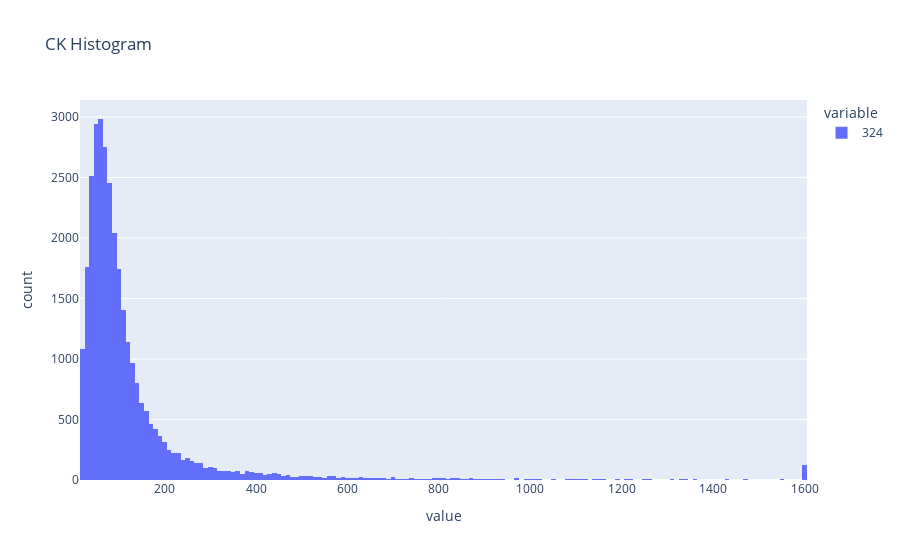
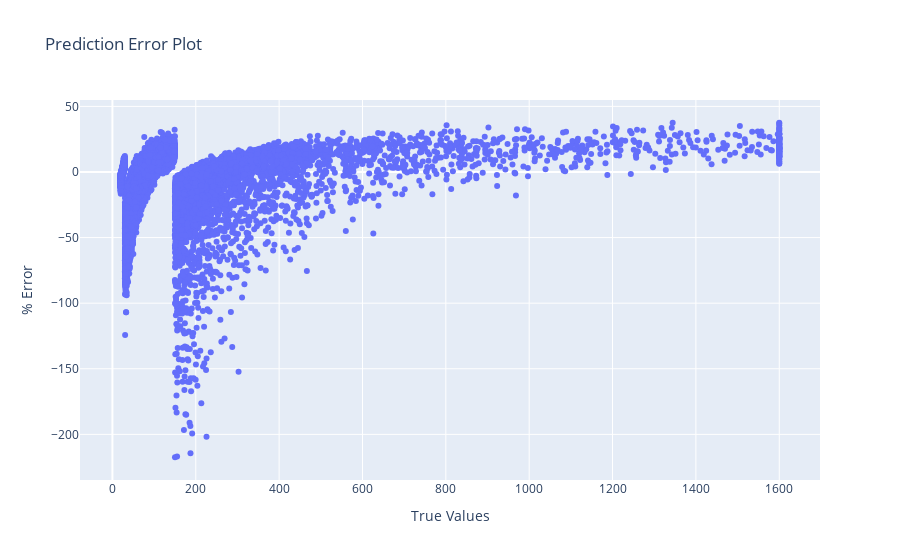

The notebook cell these images were saved under, in order:
### Code cell
# Import necessary libraries
import pandas as pd
import numpy as np
from sklearn.ensemble import RandomForestRegressor
from sklearn.model_selection import train_test_split
from sklearn.metrics import mean_squared_error, r2_score
import matplotlib.pyplot as plt
import plotly.express as px
import plotly.graph_objects as go

# Load the dataset
file_path = "C:/Users/rgae/Downloads/76e9275b-0c8b-458c-93dd-8119300c0add.csv"
df = pd.read_csv(file_path)
df = df.dropna()

# Convert relevant columns to float32
df['fconcentration'] = df['fconcentration'].astype('float32')
df['fsihemolysisvalue'] = df['fsihemolysisvalue'].astype('float32')
df['fsiturbidityvalue'] = df['fsiturbidityvalue'].astype('float32')
df['fsiicterusvalue'] = df['fsiicterusvalue'].astype('float32')

# Pivot the data
df_pivot = df.pivot_table(index=['j_no', 'lresultid'], columns='lassaynumber', values='fconcentration').reset_index()

# Merge the dataframes
df_pivot = pd.merge(df_pivot, df[['fsihemolysisvalue', 'fsiturbidityvalue', 'fsiicterusvalue', 'lresultid']], on='lresultid', how='inner')

# Drop duplicates
df_pivot = df_pivot.drop_duplicates(subset=['lresultid'])

# Select relevant columns
df_pivot = df_pivot[[324, 320, 357, 'fsihemolysisvalue', 'fsiturbidityvalue', 'fsiicterusvalue']]

# Drop rows with any NaN values
df_pivot = df_pivot.dropna(how='any')

# Apply normal ranges to limit outliers
df_pivot = df_pivot[(df_pivot[324] >= 20) & (df_pivot[324] <= 1600)] # CK
df_pivot = df_pivot[(df_pivot[320] >= 6) & (df_pivot[320] <= 1000)]  # AST
df_pivot = df_pivot[(df_pivot[357] >= 4) & (df_pivot[357] <= 750)]   # ALT

# Create the classification target variable
# low = 0; med = 1; high = 2
df_pivot['CK_class'] = pd.cut(df_pivot[324], bins=[0, 30, 150, 1600], labels=[0, 1, 2])

# Split data into features and target
X = df_pivot.loc[:, ~df_pivot.columns.isin([324])]
y = df_pivot[324]
X= X.rename(str,axis="columns")


# Split data into training and testing sets
X_train, X_test, y_train, y_test = train_test_split(X, y, test_size=0.3, random_state=42)

# Train the RandomForestRegressor model
model = RandomForestRegressor(random_state=42)
model.fit(X_train, y_train)

# Make predictions
y_train_prediction = model.predict(X_train)
y_test_prediction = model.predict(X_test)

# Calculate performance metrics
rf_train_mse = mean_squared_error(y_train, y_train_prediction)
rf_train_r2 = r2_score(y_train, y_train_prediction)
rf_test_mse = mean_squared_error(y_test, y_test_prediction)
rf_test_r2 = r2_score(y_test, y_test_prediction)

# Print performance metrics
print(f'Score for Random Forest Regressor:')
print(f"MSE for Training Dataset: {rf_train_mse}")
print(f"MSE for Testing Dataset: {rf_test_mse}")
print('\n')
print(f"R2 for Training Dataset: {rf_train_r2}")
print(f"R2 for Testing Dataset: {rf_test_r2}")

# Create a dataframe to summarize results
df_pivot_results = pd.DataFrame([['Random Forest Regressor', rf_train_mse, rf_train_r2, rf_test_mse, rf_test_r2]], 
                                columns=['Method', 'Training MSE', 'Training R2', 'Test MSE', 'Test R2'])

# Display results
print(df_pivot_results)

# Plot residuals
delta = y_train - y_train_prediction
plt.scatter(x=y_train, y=delta)
plt.xlabel('True Values')
plt.ylabel('Residuals')
plt.title('Residual Plot')
plt.show()

# Plot histogram
fig = px.histogram(df_pivot[324], title='CK Histogram')
fig.show()

# Plot prediction error
delta = y_train - y_train_prediction
percent_delta = (delta / y_train) * 100
fig = go.Figure()
text = 'Truth: ' + y_train.astype(str) + \
       '<br>Prediction: ' + np.round(y_train_prediction, 4).astype(str) + \
       "<br>% Error: " + np.round(percent_delta, 2).astype(str)
fig.add_trace(go.Scatter(
    x=y_train, 
    y=percent_delta, 
    mode='markers', 
    text=text
))
fig.update_layout(title='Prediction Error Plot', xaxis_title='True Values', yaxis_title='% Error')
fig.show()

### Figure 1 — Plotly figure (JSON) as saved in the notebook; plotly's stock layout.template omitted (floating-point values rounded to 4 significant figures; data arrays with more than 128 entries replaced by an {"elided": "..."} marker saying what was removed)
{"data": [{"alignmentgroup": "True", "bingroup": "x", "hovertemplate": "variable=324<br>value=%{x}<br>count=%{y}<extra></extra>", "legendgroup": "324", "marker": {"color": "#636efa", "pattern": {"shape": ""}}, "name": "324", "offsetgroup": "324", "orientation": "v", "showlegend": true, "type": "histogram", "x": {"elided": "31214 float values"}, "xaxis": "x", "yaxis": "y"}], "layout": {"barmode": "relative", "legend": {"title": {"text": "variable"}, "tracegroupgap": 0}, "title": {"text": "CK Histogram"}, "xaxis": {"anchor": "y", "domain": [0, 1], "title": {"text": "value"}}, "yaxis": {"anchor": "x", "domain": [0, 1], "title": {"text": "count"}}}}

### Figure 2 — Plotly figure (JSON) as saved in the notebook; plotly's stock layout.template omitted (floating-point values rounded to 4 significant figures; data arrays with more than 128 entries replaced by an {"elided": "..."} marker saying what was removed)
{"data": [{"mode": "markers", "text": {"elided": "21849 str values"}, "type": "scatter", "x": {"elided": "21849 float values"}, "y": {"elided": "21849 float values"}}], "layout": {"title": {"text": "Prediction Error Plot"}, "xaxis": {"title": {"text": "True Values"}}, "yaxis": {"title": {"text": "% Error"}}}}
